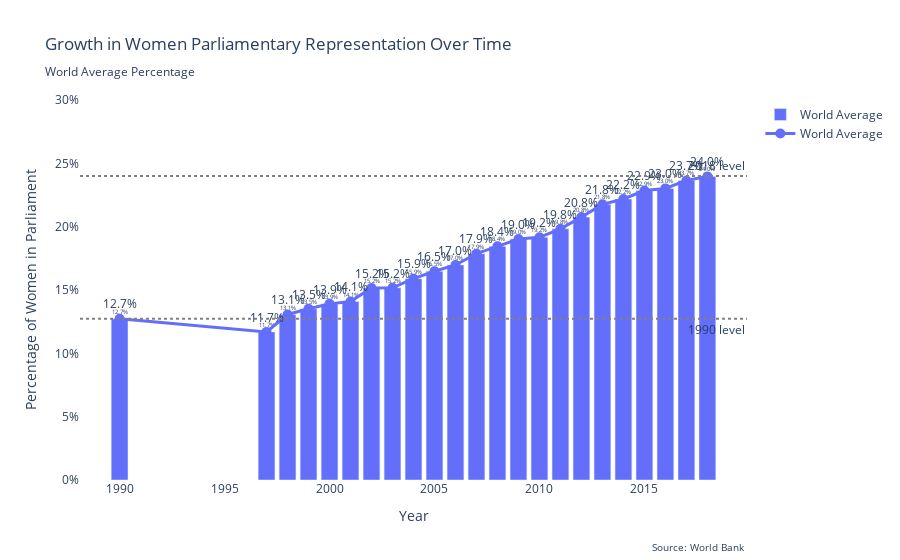

Notebook code for this chart:
### Code cell
# Add reference lines and annotations
fig.add_hline(y=12.73, line_dash="dot", line_color="gray", 
              annotation_text="1990 level", annotation_position="bottom right")
fig.add_hline(y=24.0, line_dash="dot", line_color="gray", 
              annotation_text="2018 level", annotation_position="top right")

fig.show()

### Figure 1 — Plotly figure (JSON) as saved in the notebook; plotly's stock layout.template omitted (floating-point values rounded to 4 significant figures)
{"data": [{"marker": {"color": "#636EFA"}, "name": "World Average", "text": ["12.7%", "11.7%", "13.1%", "13.5%", "13.9%", "14.1%", "15.2%", "15.2%", "15.9%", "16.5%", "17.0%", "17.9%", "18.4%", "19.0%", "19.2%", "19.8%", "20.8%", "21.8%", "22.2%", "22.9%", "23.0%", "23.7%", "24.0%"], "textposition": "outside", "type": "bar", "x": [1990, 1997, 1998, 1999, 2000, 2001, 2002, 2003, 2004, 2005, 2006, 2007, 2008, 2009, 2010, 2011, 2012, 2013, 2014, 2015, 2016, 2017, 2018], "y": [12.73, 11.69, 13.07, 13.52, 13.91, 14.09, 15.16, 15.18, 15.9, 16.48, 16.98, 17.87, 18.45, 19.03, 19.16, 19.83, 20.76, 21.77, 22.18, 22.85, 23.02, 23.65, 23.97]}, {"line": {"color": "#636EFA", "width": 3}, "marker": {"size": 10}, "mode": "lines+markers+text", "name": "World Average", "text": ["12.7%", "11.7%", "13.1%", "13.5%", "13.9%", "14.1%", "15.2%", "15.2%", "15.9%", "16.5%", "17.0%", "17.9%", "18.4%", "19.0%", "19.2%", "19.8%", "20.8%", "21.8%", "22.2%", "22.9%", "23.0%", "23.7%", "24.0%"], "textposition": "top center", "type": "scatter", "x": [1990, 1997, 1998, 1999, 2000, 2001, 2002, 2003, 2004, 2005, 2006, 2007, 2008, 2009, 2010, 2011, 2012, 2013, 2014, 2015, 2016, 2017, 2018], "y": [12.73, 11.69, 13.07, 13.52, 13.91, 14.09, 15.16, 15.18, 15.9, 16.48, 16.98, 17.87, 18.45, 19.03, 19.16, 19.83, 20.76, 21.77, 22.18, 22.85, 23.02, 23.65, 23.97]}], "layout": {"annotations": [{"font": {"size": 10}, "showarrow": false, "text": "Source: World Bank", "x": 1, "xref": "paper", "y": -0.2, "yref": "paper"}, {"showarrow": false, "text": "1990 level", "x": 1, "xanchor": "right", "xref": "x domain", "y": 12.73, "yanchor": "top", "yref": "y"}, {"showarrow": false, "text": "2018 level", "x": 1, "xanchor": "right", "xref": "x domain", "y": 24, "yanchor": "bottom", "yref": "y"}], "autosize": true, "hovermode": "x unified", "plot_bgcolor": "white", "shapes": [{"line": {"color": "gray", "dash": "dot"}, "type": "line", "x0": 0, "x1": 1, "xref": "x domain", "y0": 12.73, "y1": 12.73, "yref": "y"}, {"line": {"color": "gray", "dash": "dot"}, "type": "line", "x0": 0, "x1": 1, "xref": "x domain", "y0": 24, "y1": 24, "yref": "y"}], "title": {"text": "Growth in Women Parliamentary Representation Over Time<br><sub>World Average Percentage</sub>"}, "xaxis": {"autorange": true, "range": [1988.0, 2020.0], "title": {"text": "Year"}, "type": "linear"}, "yaxis": {"range": [0, 30], "ticktext": ["0%", "5%", "10%", "15%", "20%", "25%", "30%"], "tickvals": [0, 5, 10, 15, 20, 25, 30], "title": {"text": "Percentage of Women in Parliament"}, "type": "linear"}}}
